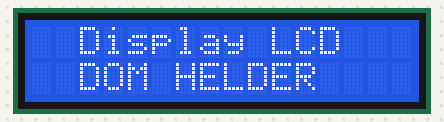
This sketch was run on a simulated Arduino Uno, built with avr-gcc and run on an emulated ATmega328P. On the bench: 16×2 character LCD.

Above: at 0.1 s.
At 2.2 s:
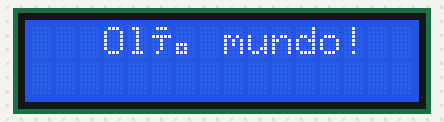

The sketch:

C05ex08b.ino
```cpp
#include <Wire.h>
#include <LiquidCrystal_I2C.h>
LiquidCrystal_I2C lcd(0x27, 16, 2);

void setup() {
lcd.init();
lcd.backlight();
}

void loop() {
  lcd.clear();
  lcd.setCursor(2,0);
  lcd.print("Display LCD");
  lcd.setCursor(2,1);
  lcd.print("DOM HELDER");
  delay(2000);
  lcd.clear();
  lcd.setCursor(3,0);
  lcd.print("Olá mundo!");
  delay(2000);
}
```

Measured:
- what the display in image 1 shows lasts 2.0 s, from 2.1 s to 4.1 s
